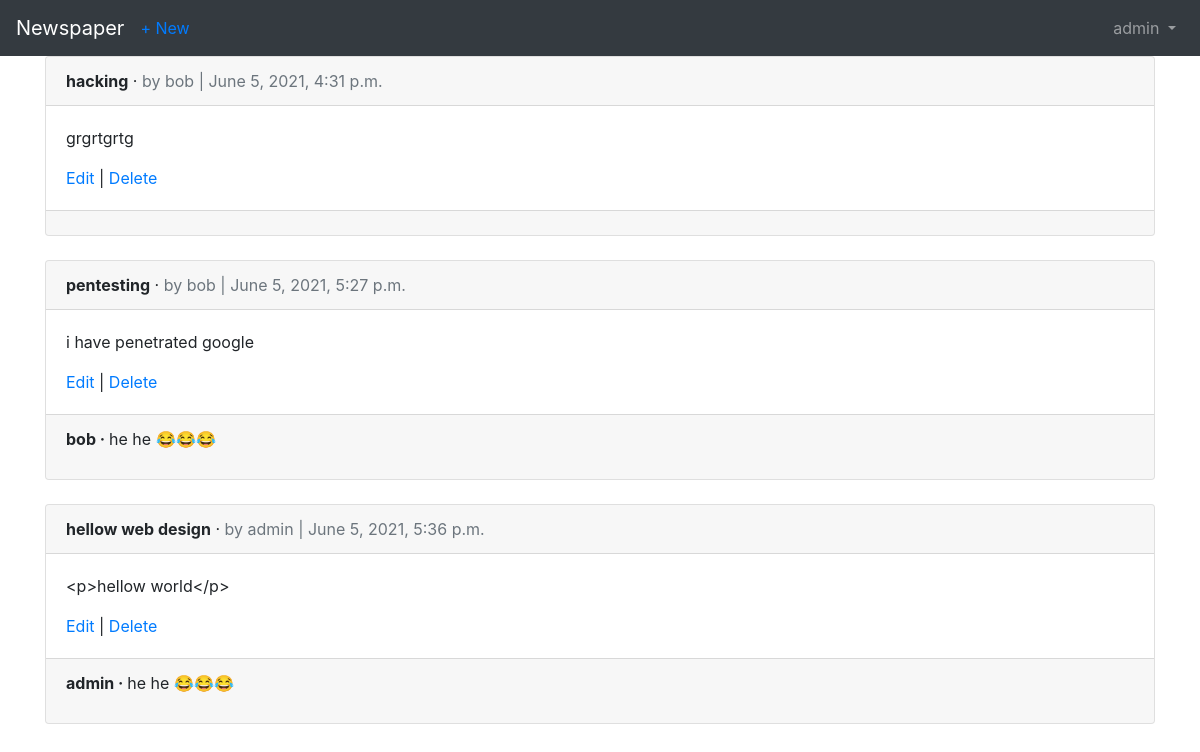
/articles/ (signed in), run on the app's committed database.
### accounts/models.py (models this page shows)
class CustomUser(AbstractUser):
    age=models.PositiveIntegerField(null=True,blank=True)

### articles/models.py (models this page shows, shortened)
class Article(models.Model):
    title=models.CharField(max_length=255)
    body=models.TextField()
    date=models.DateTimeField(auto_now_add=True)
    author=models.ForeignKey(get_user_model(),on_delete=models.CASCADE)

class Comment(models.Model):
    article=models.ForeignKey(Article,on_delete=models.CASCADE,related_name='comments')
    comment=models.CharField(max_length=140)
    author=models.ForeignKey(get_user_model(),on_delete=models.CASCADE)
    def __str__(self):
        return self.comment

### articles/views.py (the view)
# urls.py: path('',ArticleListView.as_view(),name='article_list'),
class ArticleListView(LoginRequiredMixin,ListView):
    model=Article
    template_name='article_list.html'

### templates/article_list.html (shortened to what this page needs)
{% extends 'base.html' %}
{% block content %}
{% for article in object_list %}
<div class="card">
<div class="card-header"><span class="font-weight-bold">{{ article.title }}</span> &middot;
<span class="text-muted">by {{ article.author }}
| {{ article.date }}</span>
</div>
<div class="card-body">
<p>{{ article.body }}</p>
<a href="{% url 'article_edit' article.pk %}">Edit</a> |
<a href="{% url 'article_delete' article.pk %}">Delete</a>
</div>
<div class="card-footer">
{% for comment in article.comments.all %}
<p>
<span class="font-weight-bold">
{{ comment.author }} &middot;
</span>
{{ comment }}
</p>
{% endfor %}
</div>
</div>
<br />
{% endfor %}
{% endblock content %}

### templates/base.html (shortened to what this page needs)
<!DOCTYPE html>
<html>
<head>
  <link rel="stylesheet" href="https://stackpath.bootstrapcdn.com/bootstrap/4.5.0/css/bootstrap.min.css">
</head>
<body>
  <nav class="navbar navbar-expand-lg navbar-dark bg-dark">
    <a class="navbar-brand" href="{% url 'home' %}">Newspaper</a>
    {% if user.is_authenticated %}
      <ul class="navbar-nav mr-auto">
        <li class="nav-item"><a href="{% url 'article_new'  %}">+ New</a></li>
      </ul>
    {% endif %}
    <div class="collapse navbar-collapse" id="navbarSupportedContent">
      {% if user.is_authenticated %}
        <ul class="navbar-nav ml-auto">
          <li class="nav-item">
            <a class="nav-link dropdown-toggle" href="#" id="navbarDropdown" role="button" data-toggle="dropdown" aria-haspopup="true" aria-expanded="false">
              {{ user.username }}
            </a>
          </li>
        </ul>
      {% endif %}
    </div>
  </nav>
  <main>
    <div class="container">
      {% block content %}
      {% endblock content %}
    </div>
  </main>
</body>
</html>

### data on the page
CustomUser: username "admin"
Article: title "hacking", author "bob", date "June 5, 2021, 4:31 p.m.", body "grgrtgrtg"
Article: title "pentesting", author "bob", date "June 5, 2021, 5:27 p.m.", body "i have penetrated google"
Comment: author "bob", comment "he he 😂😂😂"
Article: title "hellow web design", author "admin", date "June 5, 2021, 5:36 p.m.", body "<p>hellow world</p>"
Comment: author "admin", comment "he he 😂😂😂"
